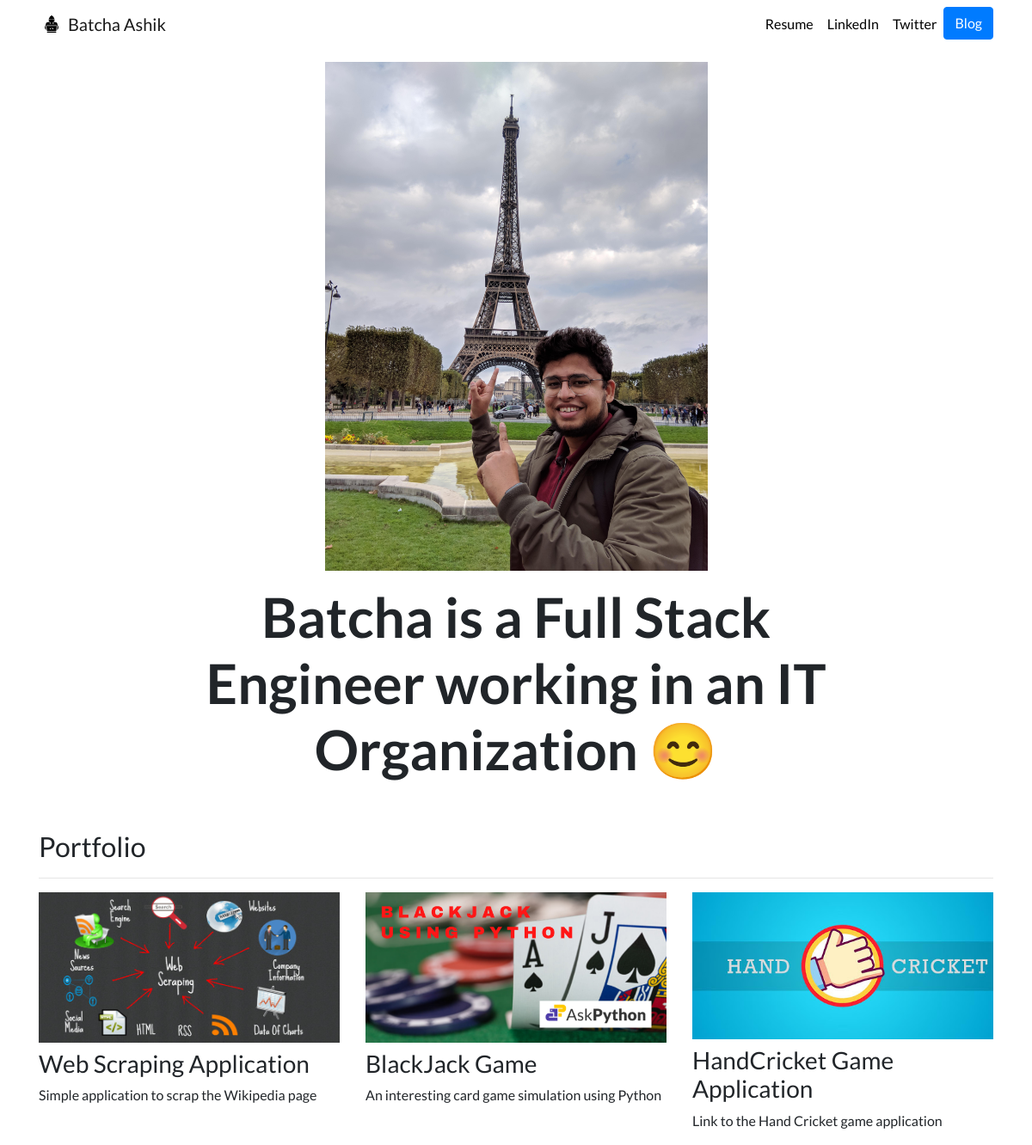
The page / on the database its author committed.
### portfolio/models.py (models this page shows, shortened)
class Project(models.Model):
    title = models.CharField(max_length=100)
    description = models.CharField(max_length=250)
    image = models.ImageField(upload_to='portfolio/images/')
    url = models.URLField(blank=True)

### portfolio/views.py (the view)
# urls.py: 2. Add a URL to urlpatterns:  path('', views.home, name='home')
def home(request):
    projects = Project.objects.all()
    return render(request, 'portfolio/home_page.html', {'projects': projects})

### portfolio/templates/portfolio/home_page.html
{% extends "portfolio/base.html" %}
{% load static %}
{% block content %}
<div class="row justify-content-center my-3">
  <div class="col-5">
    <img src="{% static 'portfolio/batcha2.jpg' %}" class="img-fluid">
  </div>
</div>
<div class="row justify-content-center mb-3">
  <div class="col-md-9 text-center">
    <h1 id="hometext" class="font-weight-bold">Batcha is a Full Stack Engineer working in an IT Organization 😊</h1>
  </div>
</div>
<h2 class="mt-5">Portfolio</h2>
<hr>
<div class="row">
  {% for project in projects %}
  <div class="col-lg-4 col-md-6">
    {% if project.url %}
    <a href="{{ project.url }}">
      <img src="{{ project.image.url }}" class="img-fluid mb-2">
    </a>
    {% else %}
    <img src="{{ project.image.url }}" class="img-fluid mb-2">
    {% endif %}
    <h3>{{ project.title }}</h3>
    <p>{{ project.description }}</p>
  </div>
  {% endfor %}
</div>
{% endblock %}

### portfolio/templates/portfolio/base.html (shortened to what this page needs)
{% load static %}
<!doctype html>
<html lang="en">
<head>
  <link rel="stylesheet" href="https://stackpath.bootstrapcdn.com/bootstrap/4.4.1/css/bootstrap.min.css">
  <link rel="stylesheet" href="{% static "portfolio/custom.css" %}">
</head>
<body>
  <nav id="topNav" class="navbar navbar-expand-md navbar-light">
    <div class="container">
      <a class="navbar-brand" href="{% url 'home' %}">
        <img src="{% static "portfolio/developer.png" %}" width="30" height="30" class="d-inline-block align-top" alt="Nick's Logo">
        <span>Batcha Ashik</span>
      </a>
      <div class="collapse navbar-collapse text-center" id="navbarNav">
        <ul class="navbar-nav ml-auto">
          <li class="nav-item">
            <a class="nav-link" href="{% static "portfolio/Batcha_Profile.pdf" %}">Resume</a>
          </li>
          <li class="nav-item">
            <a class="nav-link" href="https://www.linkedin.com/in/mohiadeen-batcha-9b96729a/" target="_blank">LinkedIn</a>
          </li>
          <li class="nav-item">
            <a class="nav-link" href="https://twitter.com/batcha_ashik15" target="_blank">Twitter</a>
          </li>
          <li>
            <a role="button" href="{% url 'blog:all_blogs' %}" class="btn btn-primary">Blog</a>
          </li>
        </ul>
      </div>
    </div>
  </nav>
  <div class="container">
    {% block content %}{% endblock %}
  </div>
</body>
</html>

### portfolio/static/portfolio/custom.css (style rules this page uses)
.navbar-nav .nav-link { color: rgba(0,0,0,1) !important; }
body { font-family: 'Lato', sans-serif; }
@media (min-width: 992px) { #hometext { font-size: 4rem; } }

### rows shown on the page
Project: image (picture), title "Web Scraping Application", description "Simple application to scrap the Wikipedia page"
Project: image (picture), title "BlackJack Game", description "An interesting card game simulation using Python"
Project: image (picture), title "HandCricket Game Application", description "Link to the Hand Cricket game application"
